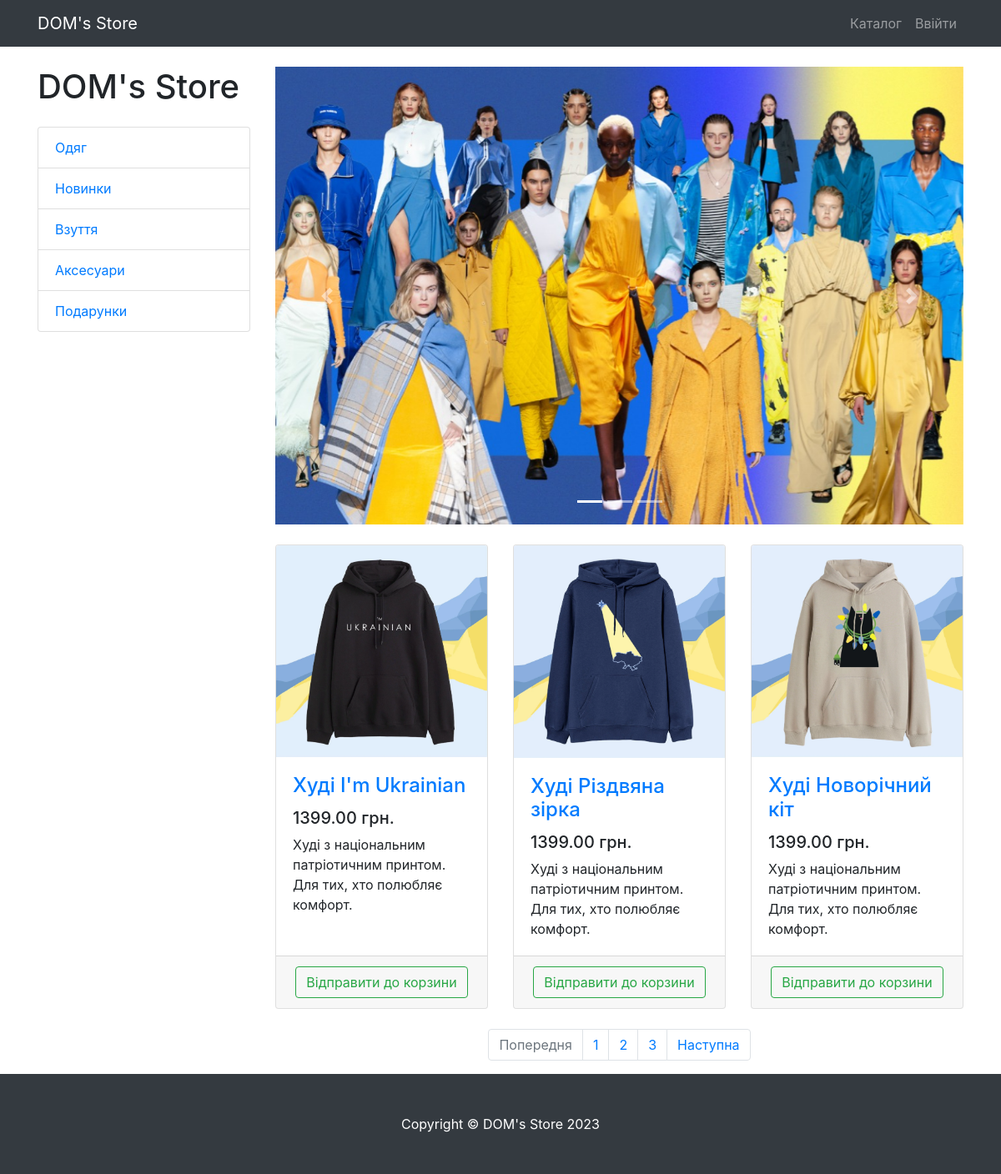
Screenshot of /products/ with the database file from the repository.
### products/models.py (models this page shows, shortened)
class ProductCategory(models.Model):
    name = models.CharField(max_length=128, unique=True)
    description = models.TextField(null=True, blank=True)
    class Meta:
        verbose_name = 'category'
        verbose_name_plural = 'categories'

class Product(models.Model):
    name = models.CharField(max_length=256)
    description = models.TextField()
    price = models.DecimalField(max_digits=6, decimal_places=2)
    quantity = models.PositiveIntegerField(default=0)
    image = models.ImageField(upload_to='products_images')
    category = models.ForeignKey(to=ProductCategory, on_delete=models.CASCADE)
    class Meta:
        verbose_name = 'product'
        verbose_name_plural = 'products'

### products/views.py (the view)
# urls.py: path('', ProductsListView.as_view(), name='index'),
class ProductsListView(TitleMixin, ListView):
    model = Product
    template_name = 'products/products.html'
    paginate_by = 3
    title = "DOM's Store - Каталог"
    def get_queryset(self):
        queryset = super(ProductsListView, self).get_queryset()
        category_pk = self.kwargs.get('category_pk')
        return queryset.filter(category_id=category_pk) if category_pk else queryset
    def get_context_data(self, *, object_list=None, **kwargs):
        context = super(ProductsListView, self).get_context_data()
        context['categories'] = ProductCategory.objects.all()
        return context

### common/views.py (called while the page is built)
    def get_context_data(self, **kwargs):
        context = super(TitleMixin, self).get_context_data(**kwargs)
        context['title'] = self.title
        return context

### products/templates/products/products.html (shortened to what this page needs)
{% extends 'products/base.html' %}
{% load static %}
{% block css %}
<link href="{% static 'vendor/css/products.css' %}" rel="stylesheet">
{% endblock %}
{% block content %}
<div class="container">
    <div class="row">
        <div class="col-lg-3">
            <h1 class="my-4">DOM's Store</h1>
            <div class="list-group">
                {% for category in categories %}
                <a href="{% url 'products:category' category.pk %}" class="list-group-item">
                    {{ category.name }}
                </a>
                {% endfor %}
            </div>
        </div>
        <div class="col-lg-9">
            <div id="carouselExampleIndicators" class="carousel slide my-4" data-ride="carousel">
                <ol class="carousel-indicators">
                    <li data-target="#carouselExampleIndicators" data-slide-to="0" class="active"></li>
                    <li data-target="#carouselExampleIndicators" data-slide-to="1"></li>
                    <li data-target="#carouselExampleIndicators" data-slide-to="2"></li>
                </ol>
                <div class="carousel-inner" role="listbox">
                    <div class="carousel-item active">
                        <img class="d-block img-fluid" src="/static/vendor/img/slides/slide_1.jpg" alt="First slide">
                    </div>
                </div>
                <a class="carousel-control-prev" href="#carouselExampleIndicators" role="button" data-slide="prev">
                    <span class="carousel-control-prev-icon" aria-hidden="true"></span>
                </a>
                <a class="carousel-control-next" href="#carouselExampleIndicators" role="button" data-slide="next">
                    <span class="carousel-control-next-icon" aria-hidden="true"></span>
                </a>
            </div>
            <div class="row">
            {% for product in object_list %}
                <div class="col-lg-4 col-md-6 mb-4">
                    <div class="card h-100">
                        <a href="#">
                            <img class="card-img-top"
                                 src='{{ product.image.url }}'
                                 alt="">
                        </a>
                        <div class="card-body">
                            <h4 class="card-title">
                                <a href="#">{{ product.name }} </a>
                            </h4>
                            <h5>{{ product.price }} грн.</h5>
                            <p class="card-text">{{ product.description }}</p>
                        </div>
                        <div class="card-footer text-center">
                            <a class="btn btn-outline-success"
                               href="{% url 'products:basket_add' product.pk %}">
                                Відправити до корзини
                            </a>
                        </div>
                    </div>
                </div>
            {% endfor %}
            </div>
            {% if is_paginated %}
                <nav aria-label="Page navigation example">
                    <ul class="pagination justify-content-center">
                        <li class="page-item {% if not page_obj.has_previous %} disabled {% endif %}">
                            <a class="page-link"
                            href="{% if page_obj.has_previous %} {% url 'products:paginator' page_obj.previous_page_number %} {% else %} # {% endif %}"
                            tabindex="-1" aria-disabled="true">
                                Попередня
                            </a>
                        </li>
                        {% for page in paginator.page_range %}
                            <li class="page-item">
                                <a class="page-link" href="{% url 'products:paginator' page %}">
                                    {{ page }}
                                </a>
                            </li>
                        {% endfor %}
                        <li class="page-item {% if not page_obj.has_next %} disabled {% endif %}">
                            <a class="page-link" href="{% if page_obj.has_next %} {% url 'products:paginator' page_obj.next_page_number %} {% else %} # {% endif %}">
                                Наступна
                            </a>
                        </li>
                </ul>
            </nav>
            {% endif %}
        </div>
    </div>
</div>
{% endblock %}
{% block footer %}
<footer class="py-5 bg-dark">
    <div class="container">
        <p class="m-0 text-center text-white">Copyright &copy; DOM's Store 2023</p>
    </div>
</footer>
{% endblock %}

### rows the page displays
ProductCategory: name "Одяг"
ProductCategory: name "Новинки"
ProductCategory: name "Взуття"
ProductCategory: name "Аксесуари"
ProductCategory: name "Подарунки"
Product: image (picture), name "Худі I'm Ukrainian", price "1399.00", description "Худі з національним патріотичним принтом. Для тих, хто полюбляє комфорт."
Product: image (picture), name "Худі Різдвяна зірка", price "1399.00", description "Худі з національним патріотичним принтом. Для тих, хто полюбляє комфорт."
Product: image (picture), name "Худі Новорічний кіт", price "1399.00", description "Худі з національним патріотичним принтом. Для тих, хто полюбляє комфорт."

### other values shown
{{ page }} "1" "2" "3"
